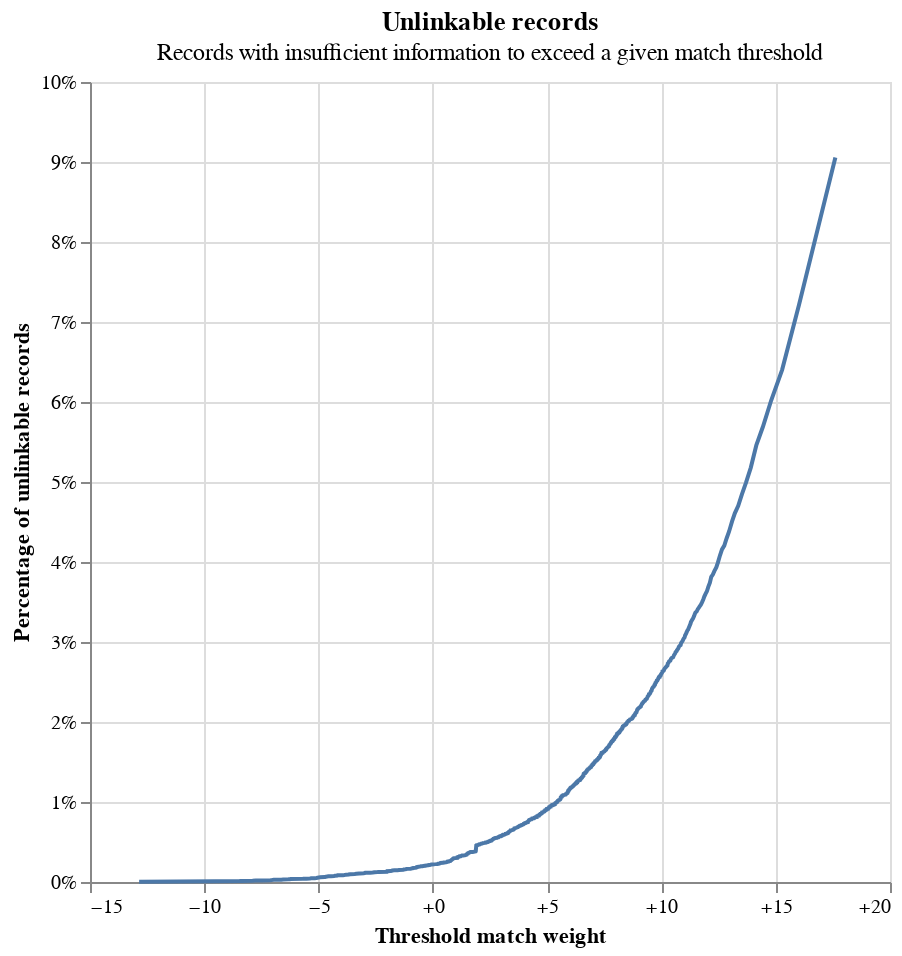

The notebook cell this image was saved under:
### Code cell
linker.unlinkables_chart()

### Figure 1 — Vega-Lite specification as saved in the notebook (floating-point values rounded to 4 significant figures; data arrays with more than 128 entries replaced by an {"elided": "..."} marker saying what was removed)
{"$schema": "https://vega.github.io/schema/vega-lite/v5.9.3.json", "config": {"view": {"continuousHeight": 300, "continuousWidth": 400}}, "data": {"name": "data-82b77ee9a5174d385fb88b29996df373"}, "datasets": {"data-82b77ee9a5174d385fb88b29996df373": {"elided": "1035 records"}}, "height": 400, "layer": [{"encoding": {"x": {"axis": {"format": "+", "title": "Threshold match weight"}, "field": "match_weight", "type": "quantitative"}, "y": {"axis": {"format": "%", "title": "Percentage of unlinkable records"}, "field": "cum_prop", "type": "quantitative"}}, "mark": {"type": "line"}}, {"encoding": {"opacity": {"condition": {"empty": false, "param": "x_match_weight_y_cum_prop_coords_of_mouse", "value": 1}, "value": 0}, "tooltip": [{"field": "match_weight", "format": "+.5", "title": "Match weight", "type": "quantitative"}, {"field": "match_probability", "format": ".5", "title": "Match probability", "type": "quantitative"}, {"field": "cum_prop", "format": ".3%", "title": "Proportion of unlinkable records", "type": "quantitative"}], "x": {"axis": {"title": "Threshold match weight"}, "field": "match_weight", "type": "quantitative"}, "y": {"axis": {"format": "%", "title": "Percentage of unlinkable records"}, "field": "cum_prop", "type": "quantitative"}}, "mark": {"type": "point"}, "name": "mouse_coords"}, {"encoding": {"x": {"field": "match_weight", "type": "quantitative"}}, "mark": {"color": "gray", "type": "rule"}, "transform": [{"filter": {"empty": false, "param": "x_match_weight_y_cum_prop_coords_of_mouse"}}]}, {"encoding": {"y": {"field": "cum_prop", "type": "quantitative"}}, "mark": {"color": "gray", "type": "rule"}, "transform": [{"filter": {"empty": false, "param": "x_match_weight_y_cum_prop_coords_of_mouse"}}]}], "params": [{"name": "x_match_weight_y_cum_prop_coords_of_mouse", "select": {"fields": ["match_weight", "cum_prop"], "nearest": true, "on": "mouseover", "type": "point"}, "views": ["mouse_coords"]}], "title": {"subtitle": "Records with insufficient information to exceed a given match threshold", "text": "Unlinkable records"}, "width": 400}
